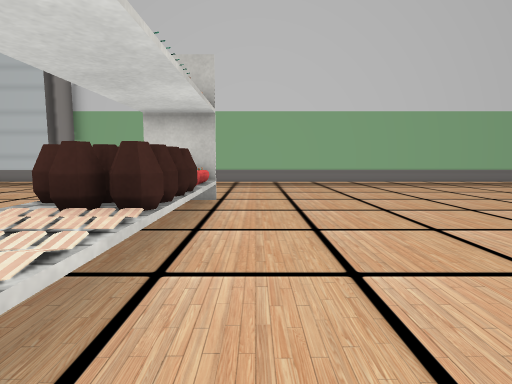
[1] (above)

23 first-person views from a walk through a scene from a Unity 3-D project. The camera is 0.58 m above the floor, tilts 6° down and sees 80° across. The floor is counted in squares, 0.5 m on a side. Each view is taken from the middle of a square. On the plan, view 1 faces up. The plan holds only what a view shows up to about 13 squares ahead; the rest is blank. The place goes on beyond the plan. The player character is not drawn. Some surface patterns are stand-ins.

[2]
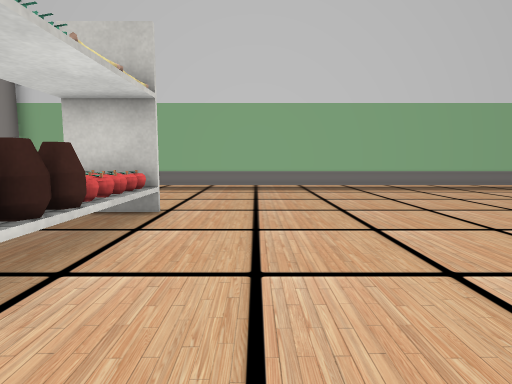

[3]
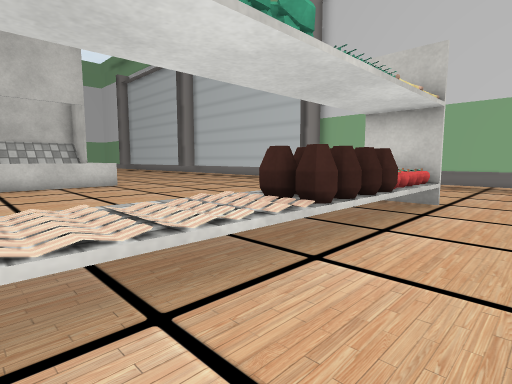

[4]
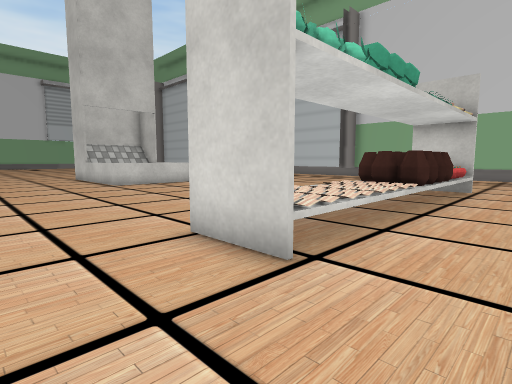

[5]
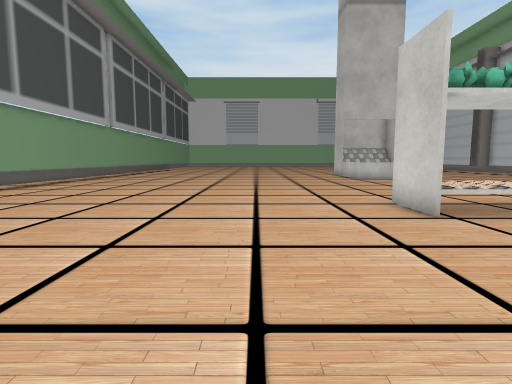

[6]
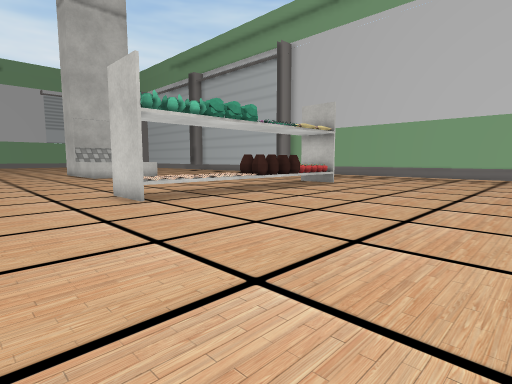

[7]
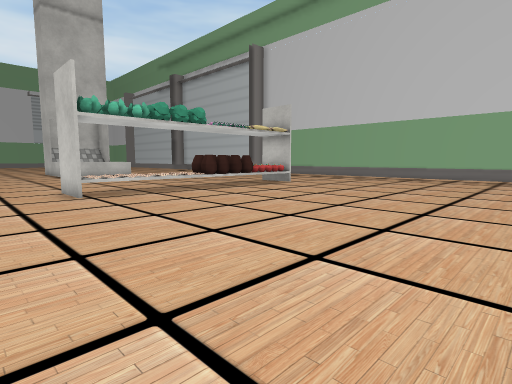

[8]
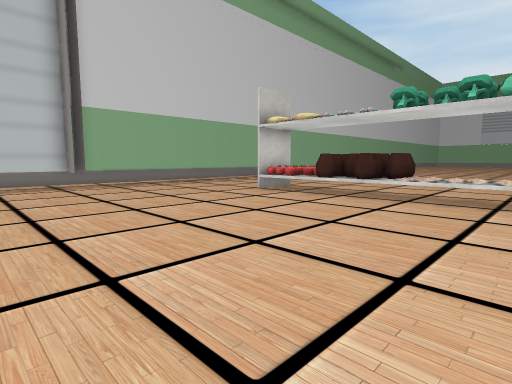

[9]
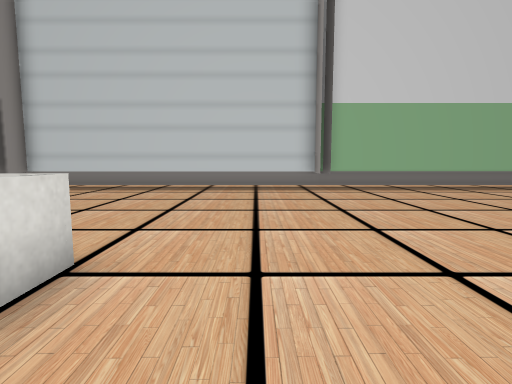

[10]
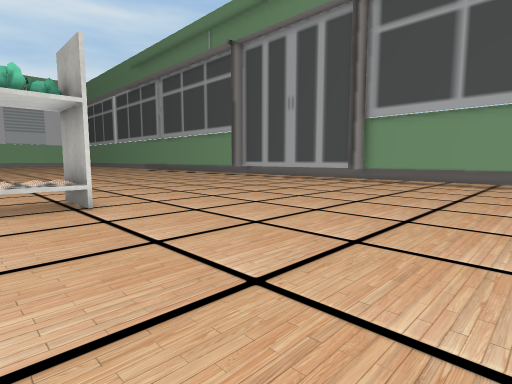

[11]
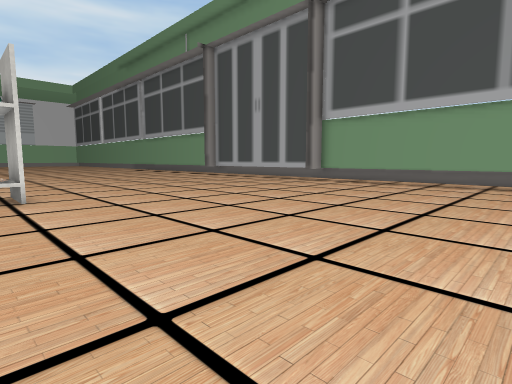

[12]
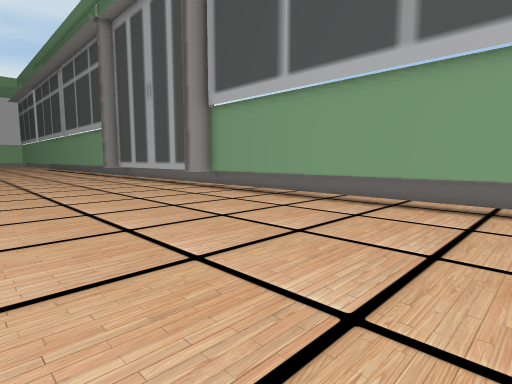

[13]
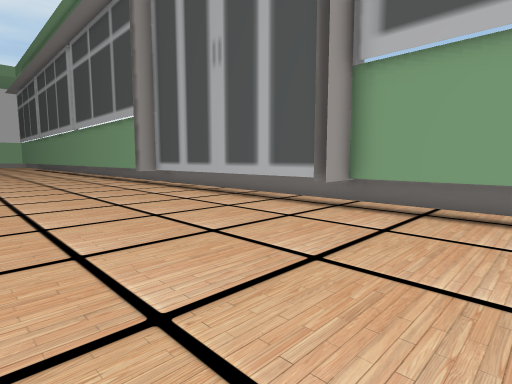

[14]
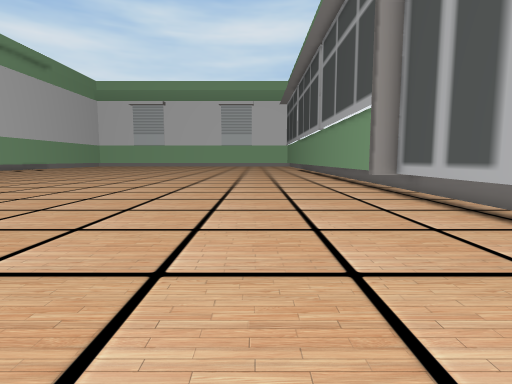

[15]
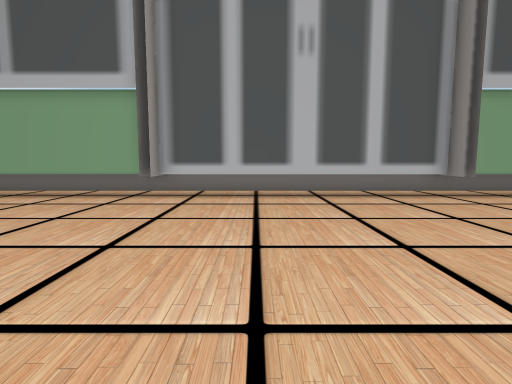

[16]
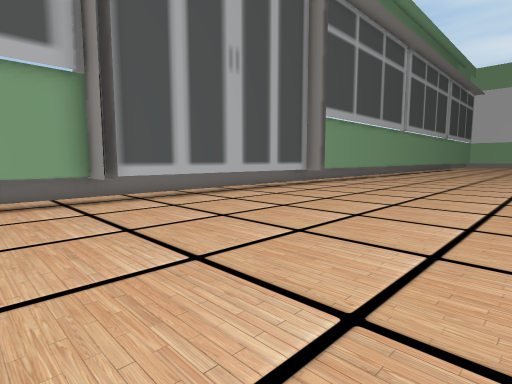

[17]
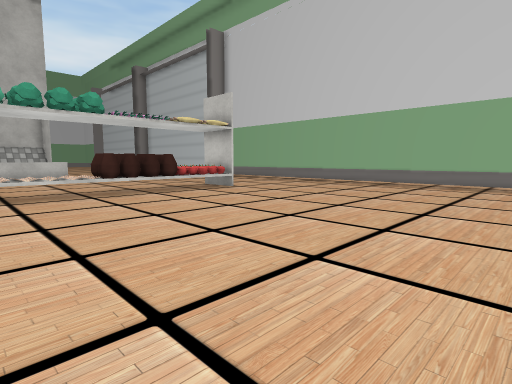

[18]
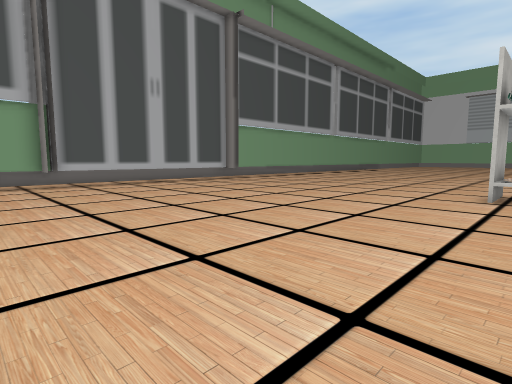

[19]
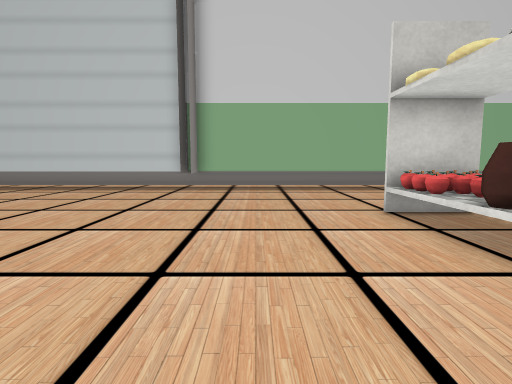

[20]
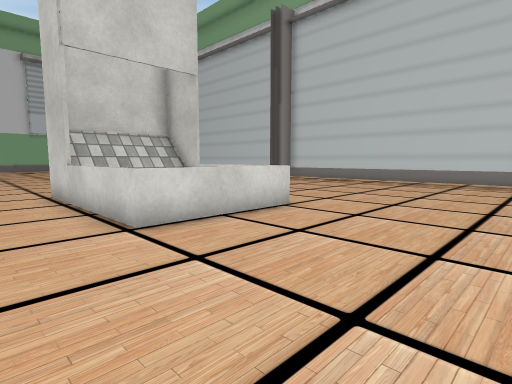

[21]
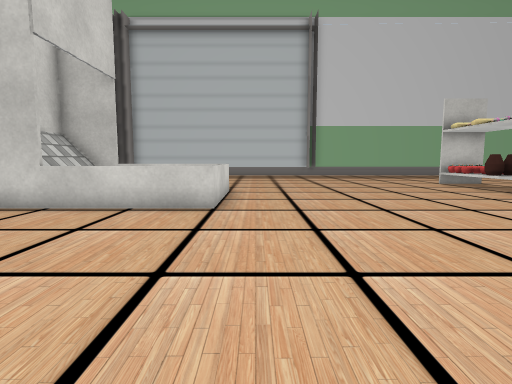

[22]
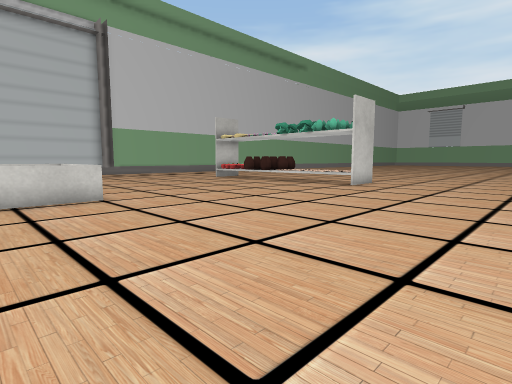

[23]
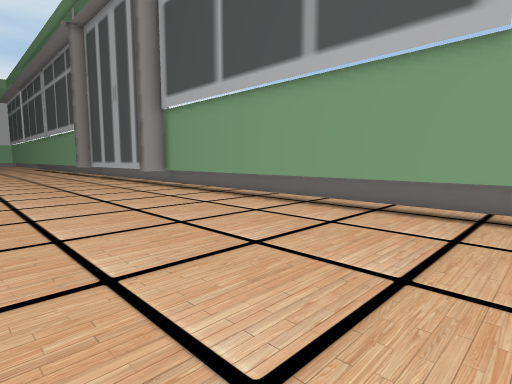

### Floor plan
Points are (right, up) in squares from view 1. A wall is a line through its corners. A room is listed if a view was taken in it or the views show most of it. See-through windows are left out.
Room 1 (views 1, 2, 3, 4, 5, 6, 7, 8, 9, 10, 11, 12, 13, 14, 15, 16, 17, 18, 19, 20, 21, 22, 23)
walls: (-3, -14.4) (-3, -13.8) (-3, -15); (-3.1, -14.6) (6, -14.6) (6, -13.8) (6, -15.1); (-8.3, 12.9) (-8.3, 14.2) (-8.3, 12.9); (6, -14.9) (9.5, -14.9); (6.4, -14.8) (6.4, -13.8) (6.4, -15); (-15.5, -14.9) (-3.4, -14.9) (-3.4, -13.8) (-3.4, -14.4); (9.5, 14.2) (-8.7, 14.2) (-8.7, 12.9) (-8.7, 13.9) (-16.5, 13.9)
low walls: (-13, 5.2) (-13, 1.1) (-16.5, 1.1); (-15.5, -15.3) (9.5, -15.3); (9.5, 14.6) (-16.5, 14.6)
objects: other object (-3, -1); shelf (-3, -1) to (-1, 5); other object (-3, 1); other object (-3, 2); other object (-3, 3); other object (-3, 4); other object (-3, 6); apple (-2, 6) to (-1, 8); other object (-1, 4); other object (-1, 5); other object (-1, 6)

Where each view was taken, in squares from view 1:
view 1: 0 up, 0 right, facing up
view 2: 2 up, 1 right, facing up
view 3: 0 up, 1 right, facing up-left
view 4: 4 down, 1 right, facing up-left
view 5: 5 down, 5 right, facing left
view 6: 5 down, 7 right, facing up-left
view 7: 4 down, 9 right, facing up-left
view 8: 0 up, 12 left, facing up-right
view 9: 2 up, 11 left, facing up
view 10: 1 up, 11 left, facing down-right
view 11: 0 up, 13 left, facing down-right
view 12: 7 down, 14 left, facing down-right
view 13: 8 down, 7 left, facing down-right
view 14: 10 down, 4 left, facing right
view 15: 5 down, 3 right, facing down
view 16: 6 down, 9 right, facing down-left
view 17: 0 up, 9 right, facing up-left
view 18: 0 up, 9 right, facing down-left
view 19: 2 up, 6 left, facing up
view 20: 1 down, 8 left, facing up-left
view 21: 6 down, 12 left, facing up
view 22: 8 down, 16 left, facing up-right
view 23: 8 down, 16 left, facing down-right
